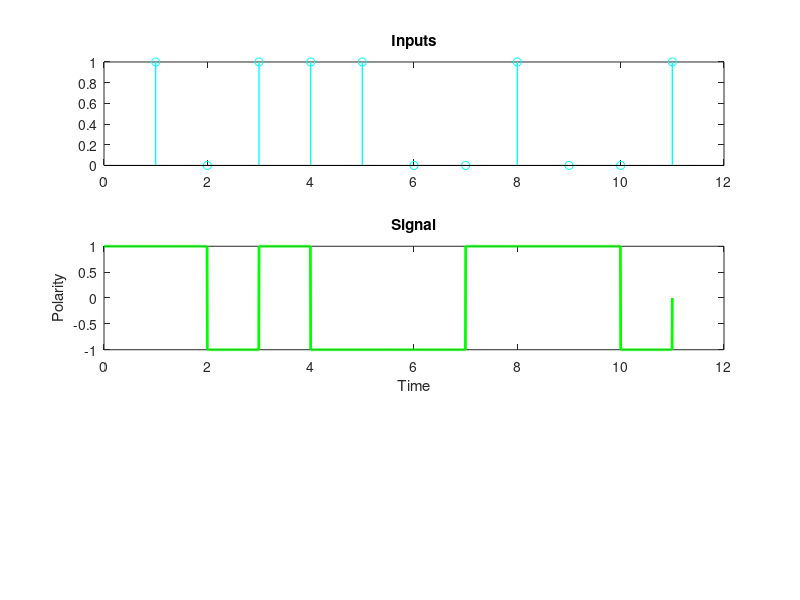

MATLAB code for this plot: (Note: this script raises an error after producing the figure.)
input_bits = [1 0 1 1 1 0 0 1 0 0 1];
subplot(311);
stem(input_bits,'c','LineWidth',1);
title('Inputs');

bitrate = 1;
T = length(input_bits)/bitrate;
n = 200;
N = n*length(input_bits);
dt = T/N;
t = 0:dt:T;
signal = zeros(1,length(t));

base_polarity = -1;
polarity = base_polarity %first bit assume 1
for i = 0:length(input_bits)-1
    if input_bits(i+1) == 1
        signal(i*n+1:(i+1)*n) = -polarity;
        polarity = -polarity;
    else
        signal(i*n+1:(i+1)*n) = polarity;
    end
end

subplot(312);
plot(t,signal,'g','LineWidth',2);
title('Signal');
xlabel('Time');
ylabel('Polarity');
  
%demodulation
output_bits = zeros(1,length(bits));
if signal(1) == base_polarity
    output_bits(1) = 0;
else
    output_bits(1) = 1;
end    
for i = 1:length(input_bits)-1
    if signal((i-1)*n+1) == signal(i*n+1);
        output_bits(i+1) = 0;
    else
        output_bits(i+1) = 1;
    end
end 

subplot(313);
stem(output_bits,'b','LineWidth',1);
title('Outputs'); 
disp(output_bits);